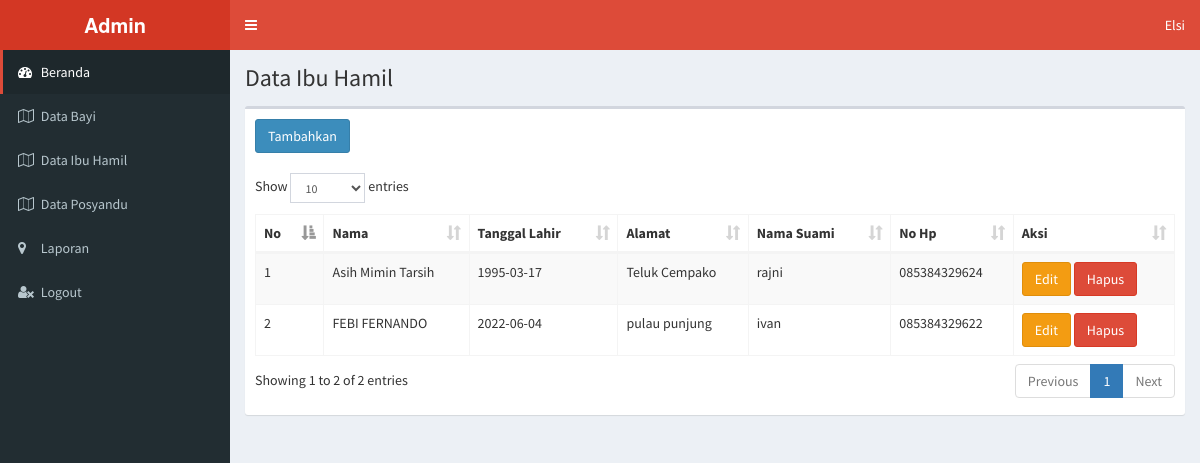
The app's page /data-ibu-hamil.php with its own data.
### tables this page shows
CREATE TABLE `data_ibu_hamil` (
  `id` int(5) NOT NULL,
  `nama` varchar(100) NOT NULL,
  `tgl_lahir` date NOT NULL,
  `alamat` varchar(100) NOT NULL,
  `nama_suami` varchar(100) NOT NULL,
  `no_hp` varchar(20) NOT NULL
);

### data-ibu-hamil.php (the view, shortened to what this page needs)
<!DOCTYPE html>
<html>
<head>
  <link rel="stylesheet" href="bower_components/bootstrap/dist/css/bootstrap.min.css">
  <link rel="stylesheet" href="bower_components/font-awesome/css/font-awesome.min.css">
  <link rel="stylesheet" href="bower_components/Ionicons/css/ionicons.min.css">
  <link rel="stylesheet" href="bower_components/datatables.net-bs/css/dataTables.bootstrap.min.css">
  <link rel="stylesheet" href="dist/css/AdminLTE.min.css">
  <link rel="stylesheet" href="dist/css/skins/_all-skins.min.css">
</head>
<body class="hold-transition skin-red sidebar-mini">
<div class="wrapper">
  <header class="main-header">
    <a href="index2.html" class="logo">
      <span class="logo-lg"><b>Admin</b></span>
    </a>
    <nav class="navbar navbar-static-top">
      <a href="#" class="sidebar-toggle" data-toggle="push-menu" role="button">
      </a>
      <div class="navbar-custom-menu">
        <ul class="nav navbar-nav">
          <li class="dropdown user user-menu">
            <a href="#" class="dropdown-toggle" data-toggle="dropdown">
              <span class="hidden-xs">Elsi</span>
            </a>
          </li>
        </ul>
      </div>
    </nav>
  </header>
  <aside class="main-sidebar">
    <section class="sidebar">
      <ul class="sidebar-menu" data-widget="">
        <li class="active treeview">
          <a class ="nav-link" href="index.php">
            <i class="fa fa-dashboard"></i> <span>Beranda</span>
          </a>
        </li>
        <li class="treeview">
          <a href="data-bayi.php">
            <i class="fa fa-map-o"></i> <span>Data Bayi</span>
          </a>
        </li>
        <li class="treeview">
          <a href="data-ibu-hamil.php">
            <i class="fa fa-map-o"></i> <span>Data Ibu Hamil</span>
          </a>
        </li>
        <li class="treeview">
          <a href="data-posyandu.php">
            <i class="fa fa-map-o"></i> <span>Data Posyandu</span>
          </a>
        </li>
        <li class="treeview">
            <a href="laporan.php">
            <i class="fa fa-map-marker"></i> <span>Laporan</span>
          </a>
        </li>
        <li class="treeview">
          <a href="login.php">
            <i class="fa fa-user-times"></i> <span>Logout</span>
          </a>
        </li>
      </ul>
    </section>
  </aside>
  <div class="content-wrapper">
    <section class="content-header">
      <h1>
        Data Ibu Hamil
      </h1>
    </section>
    <section class="content">
      <div class="row">
        <div class="col-xs-12">
          <div class="box">
            <div class="box-header">
               <button type="button" class="btn btn-primary" data-toggle="modal" data-target="#modal-default">
              </button>
            </div>
            <div class="box-body">
              <table id="example2" class="table table-bordered table-striped">
                <?php
                  include 'koneksi.php';
                  $sql = "SELECT * From data_ibu_hamil";
                  $query = mysqli_query($koneksi, $sql);
                  $no = 0
                ?>
                <thead>
                <tr>
                  <th>No</th>
                  <th>Nama</th>
                  <th>Tanggal Lahir</th>
                  <th>Alamat</th>
                  <th>Nama Suami</th>
                  <th>No Hp</th>
                  <th>Aksi</th>
                </tr>
                </thead>
                <tbody>
                <tr>
                  <?php
                    while($data = mysqli_fetch_array($query)) {
                      $no++
                  ?>
                  <td><?= $no ?></td>
                  <td><?= $data['nama'] ?></td>
                  <td><?= $data['tgl_lahir'] ?></td>
                  <td><?= $data['alamat'] ?></td>
                  <td><?= $data['nama_suami'] ?></td>
                  <td><?= $data['no_hp'] ?></td>
                  <td>
                     <button type="button" class="btn btn-warning" data-toggle="modal" data-target="#modal-edit<?= $data['id'] ?>">
                      Edit
                    </button>
                    <a href="hapus-data-ibu-hamil.php?id=<?php echo $data['id']?>" class="btn btn-danger">
                      Hapus
                    </a>
                  </td>
                </tr>
                <?php
                }
                ?>
                </tbody>
              </table>
            </div>
          </div>
        </div>
      </div>
    </section>
  </div>
</div>
</body>
</html>

### records on screen
data_ibu_hamil: nama "Asih Mimin Tarsih", tgl_lahir "1995-03-17", alamat "Teluk Cempako", nama_suami "rajni", no_hp "085384329624"
data_ibu_hamil: nama "FEBI FERNANDO", tgl_lahir "2022-06-04", alamat "pulau punjung", nama_suami "ivan", no_hp "085384329622"
